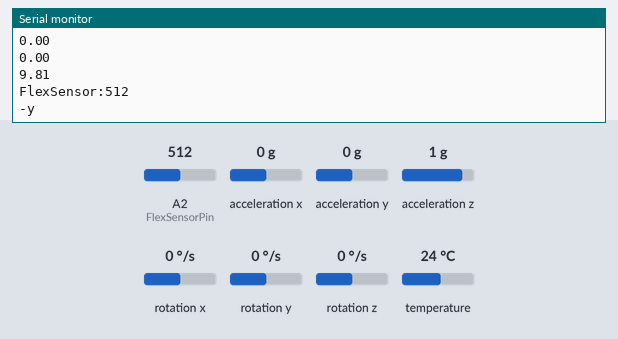
The sketch below on a simulated Arduino Leonardo, built with avr-gcc and run on an emulated ATmega32U4. Shown: the last lines printed to the serial monitor. The test bench sets the inputs (shaded band); at power-on: acceleration x 0 g, A2 (FlexSensorPin) = 512, acceleration y 0 g, acceleration z 1 g, rotation x 0 °/s, rotation y 0 °/s, rotation z 0 °/s, temperature 24 °C.

Above: at 1.2 s.
1.3 s: acceleration x set to -1.4 g
At 1.4 s:
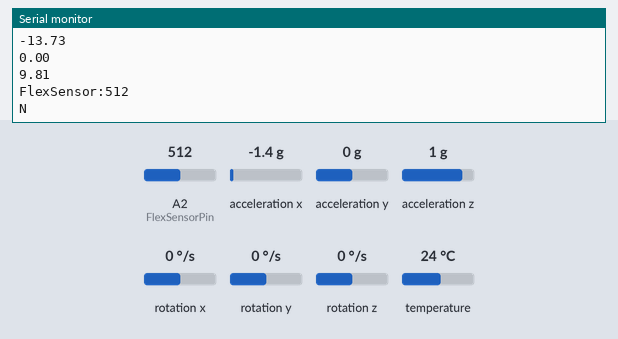
2.8 s: A2 (FlexSensorPin) set to 716
At 2.82 s:
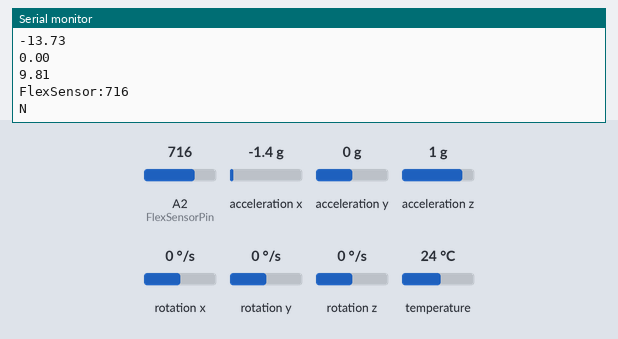
4.3 s: acceleration y set to 0.8 g
7.3 s: acceleration z set to -0.8 g
At 7.42 s:
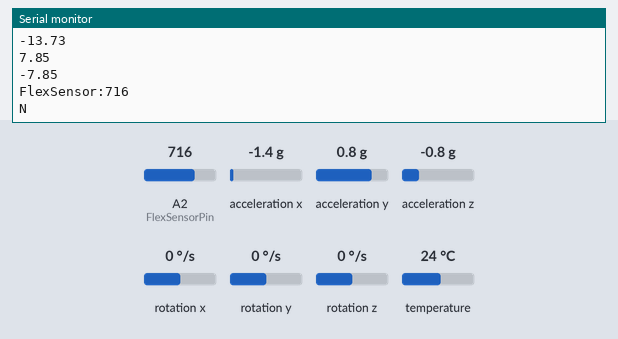
8.8 s: A2 (FlexSensorPin) set to 992
At 8.84 s:
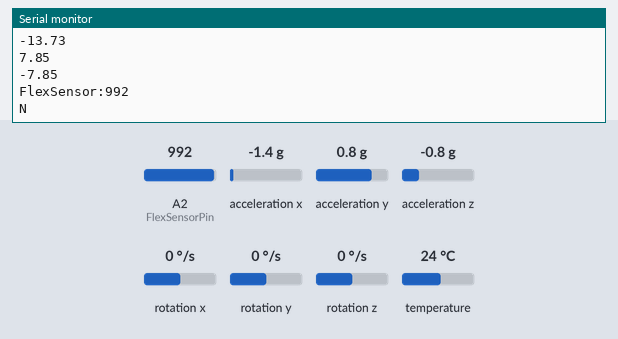
Timing chart, 0 to 11.3 s (numbered marks = the images above; inputs shaded):
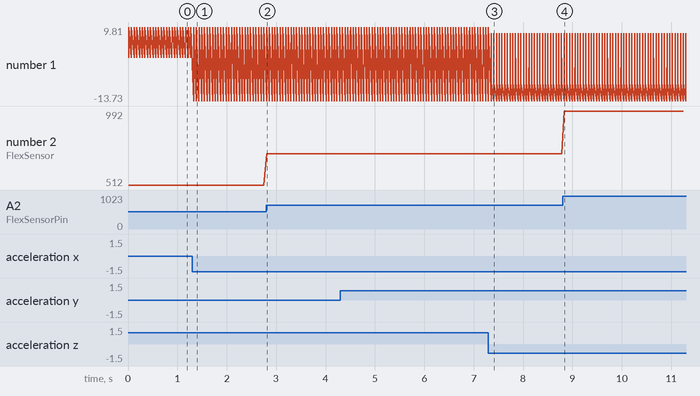

The sketch:

Gestures.ino
```cpp
 // Basic demo for accelerometer readings from Adafruit MPU6050

#include <Adafruit_MPU6050.h>
#include <Adafruit_Sensor.h>
#include <Wire.h>

const int FlexSensorPin = A2;
int FlexSensor;

Adafruit_MPU6050 mpu;

void setup(void) {
  Serial.begin(115200);
  while (!Serial)
    delay(10); // will pause Zero, Leonardo, etc until serial console opens

  Serial.println("Adafruit MPU6050 test!");

  // Try to initialize!
  if (!mpu.begin()) {
    Serial.println("Failed to find MPU6050 chip");
    while (1) {
      delay(10);
    }
  }
  Serial.println("MPU6050 Found!");

  mpu.setAccelerometerRange(MPU6050_RANGE_2_G);
  // Serial.print("Accelerometer range set to: ");
  // switch (mpu.getAccelerometerRange()) {
  // case MPU6050_RANGE_2_G:
  //   Serial.println("+-2G");
  //   break;
  // case MPU6050_RANGE_4_G:
  //   Serial.println("+-4G");
  //   break;
  // case MPU6050_RANGE_8_G:
  //   Serial.println("+-8G");
  //   break;
  // case MPU6050_RANGE_16_G:
  //   Serial.println("+-16G");
  //   break;
  // }
  mpu.setGyroRange(MPU6050_RANGE_250_DEG);
  // Serial.print("Gyro range set to: ");
  // switch (mpu.getGyroRange()) {
  // case MPU6050_RANGE_250_DEG:
  //   Serial.println("+- 250 deg/s");
  //   break;
  // case MPU6050_RANGE_500_DEG:
  //   Serial.println("+- 500 deg/s");
  //   break;
  // case MPU6050_RANGE_1000_DEG:
  //   Serial.println("+- 1000 deg/s");
  //   break;
  // case MPU6050_RANGE_2000_DEG:
  //   Serial.println("+- 2000 deg/s");
  //   break;
  // }

  mpu.setFilterBandwidth(MPU6050_BAND_21_HZ);
  // Serial.print("Filter bandwidth set to: ");
  // switch (mpu.getFilterBandwidth()) {
  // case MPU6050_BAND_260_HZ:
  //   Serial.println("260 Hz");
  //   break;
  // case MPU6050_BAND_184_HZ:
  //   Serial.println("184 Hz");
  //   break;
  // case MPU6050_BAND_94_HZ:
  //   Serial.println("94 Hz");
  //   break;
  // case MPU6050_BAND_44_HZ:
  //   Serial.println("44 Hz");
  //   break;
  // case MPU6050_BAND_21_HZ:
  //   Serial.println("21 Hz");
  //   break;
  // case MPU6050_BAND_10_HZ:
  //   Serial.println("10 Hz");
  //   break;
  // case MPU6050_BAND_5_HZ:
  //   Serial.println("5 Hz");
  //   break;
  // }

  //Serial.println("");
  //delay(100);
}

void loop() {

  /* Get new sensor events with the readings */
  sensors_event_t a, g, temp;
  mpu.getEvent(&a, &g, &temp);
  FlexSensor = analogRead(FlexSensorPin);

  /* Print out the values */
  /*
  Serial.print("Acceleration X: ");
  Serial.print(a.acceleration.x);
  Serial.print(", Y: ");
  Serial.print(a.acceleration.y);
  Serial.print(", Z: ");
  Serial.print(a.acceleration.z);
  Serial.println(" m/s^2");

  Serial.print("Rotation X: ");
  Serial.print(g.gyro.x);
  Serial.print(", Y: ");
  Serial.print(g.gyro.y);
  Serial.print(", Z: ");
  Serial.print(g.gyro.z);
  Serial.println(" rad/s");

  Serial.print("Temperature: ");
  Serial.print(temp.temperature);
  Serial.println(" degC");

  Serial.println("");
  delay(500);
  */

  Serial.println("X,Y,Z:");
  Serial.println(a.acceleration.x);
  Serial.println(a.acceleration.y);
  Serial.println(a.acceleration.z);
  Serial.print("FlexSensor:");
  Serial.println(FlexSensor);


  if (((a.acceleration.x>=-3) && (a.acceleration.x<=3)) && ((a.acceleration.y>=7) && (a.acceleration.y<=11)) && ((a.acceleration.z>=-3) && (a.acceleration.z<=3)) && FlexSensor<3500)
  {
    Serial.println("+x");
  }
  else if (((a.acceleration.x>=-3) && (a.acceleration.x<=3)) && ((a.acceleration.y>=-11) && (a.acceleration.y<=-7)) && ((a.acceleration.z>=-3) && (a.acceleration.z<=3)) && FlexSensor<3500)
  {
    Serial.println("-x");
  }
  else if (((a.acceleration.x>=-3) && (a.acceleration.x<=3)) && ((a.acceleration.y>=-3) && (a.acceleration.y<=3)) && ((a.acceleration.z>=-11) && (a.acceleration.z<=-6)) && FlexSensor<3500)
  {
    Serial.println("+y");
  }
  else if (((a.acceleration.x>=-3) && (a.acceleration.x<=3)) && ((a.acceleration.y>=-3) && (a.acceleration.y<=3)) && ((a.acceleration.z>=7) && (a.acceleration.z<=11)) && FlexSensor<3500)
  {
    Serial.println("-y");
  }
  else if (((a.acceleration.x>=-3) && (a.acceleration.x<=3)) && ((a.acceleration.y>=-3) && (a.acceleration.y<=3)) && ((a.acceleration.z>=-11) && (a.acceleration.z<=-6)) && FlexSensor>3700)
  {
    Serial.println("+z");
  }
  else if (((a.acceleration.x>=-3) && (a.acceleration.x<=3)) && ((a.acceleration.y>=-3) && (a.acceleration.y<=3)) && ((a.acceleration.z>=7) && (a.acceleration.z<=11))&& FlexSensor>3700)
  {
    Serial.println("-z");
  }
  else if (((a.acceleration.x>=7) && (a.acceleration.x<=11)) && ((a.acceleration.y>=-3) && (a.acceleration.y<=3)) && ((a.acceleration.z>=-3) && (a.acceleration.z<=3))&& FlexSensor>3700)
  {
    Serial.println("pick");
  }
  else
  {
    Serial.println("N");
  }
  delay(50);

/*
  if (a.acceleration.x>=0 && a.acceleration.y>=0)
  {
    Serial.println("+x");
  }
  else
  {
    Serial.println("-x");
  }
*/


}
```

Measured:
- after the input at 1.3 s, the serial monitor: prints a new line at once (image 1)
- after the input at 2.8 s, the serial monitor: prints a new line at once (image 2)
- after the input at 7.3 s, the serial monitor: prints a new line after 0.05 s (image 3)
- after the input at 8.8 s, the serial monitor: prints a new line at once (image 4)
- plotted number 1: 9.81 → -7.85 after the input at 7.3 s
- plotted number 2: 512 → 716 after the input at 2.8 s, 716 → 992 after the input at 8.8 s
